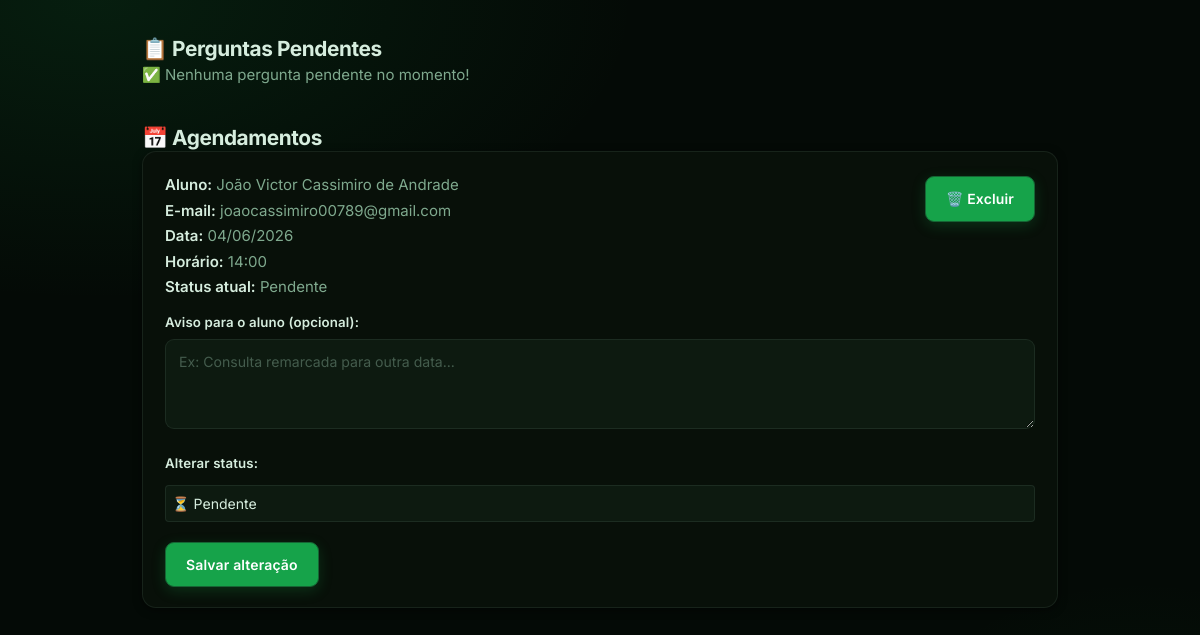
The page /painel-psicologa.php on the database its author committed.
### tables this page shows
CREATE TABLE `agendamentos` (
  `id` int(11) NOT NULL,
  `nome_aluno` varchar(100) NOT NULL,
  `email_aluno` varchar(100) NOT NULL,
  `data_agendada` date NOT NULL,
  `hora_agendada` time NOT NULL,
  `status` varchar(20) DEFAULT 'Pendente',
  `aviso` text DEFAULT NULL,
  `status_agendamento` enum('pendente','confirmado','cancelado') DEFAULT 'pendente'
);

### painel-psicologa.php (the view, shortened to what this page needs)
<?php
require_once 'conexao.php';
$stmt = $pdo->query("
    SELECT * FROM chamados_ajuda
    WHERE status = 'pendente'
    ORDER BY data_envio ASC
");
$perguntas = $stmt->fetchAll(PDO::FETCH_ASSOC);
$stmt_ag = $pdo->query("
    SELECT * FROM agendamentos
    ORDER BY data_agendada ASC, hora_agendada ASC
");
$agendamentos = $stmt_ag->fetchAll(PDO::FETCH_ASSOC);
?>
<!DOCTYPE html>
<html lang="pt-br">
<head>
    <link rel="stylesheet" href="style.css" />
</head>
<body>
<div class="container">
<h2>📋 Perguntas Pendentes</h2>
<?php if (count($perguntas) === 0): ?>
    <p>✅ Nenhuma pergunta pendente no momento!</p>
<?php endif; ?>
<div class="secao">
    <h2>📅 Agendamentos</h2>
    <?php if (count($agendamentos) === 0): ?>
        <p>Nenhum agendamento ainda.</p>
    <?php else: ?>
        <?php foreach ($agendamentos as $ag): ?>
            <div class="card">
                  <form method="POST" action="excluir-agendamento.php"
                    style="float:right;"
                    onsubmit="return confirm('Tem certeza que deseja excluir este agendamento? Esta ação não pode ser desfeita.')">
                    <button type="submit" class="btn-vermelho">🗑️ Excluir</button>
                </form>
                <p><strong>Aluno:</strong> <?= htmlspecialchars($ag['nome_aluno']) ?></p>
                <p><strong>E-mail:</strong> <?= htmlspecialchars($ag['email_aluno']) ?></p>
                <p><strong>Data:</strong> <?= date('d/m/Y', strtotime($ag['data_agendada'])) ?></p>
                <p><strong>Horário:</strong> <?= date('H:i', strtotime($ag['hora_agendada'])) ?></p>
                <p><strong>Status atual:</strong>
                   <span class="status-<?= $ag['status'] ?>"><?= ucfirst($ag['status']) ?></span>
                </p>
                <form method="POST" action="atualizar-agendamento.php" style="margin-top:12px;">
                    <label><strong>Aviso para o aluno (opcional):</strong></label>
                    <textarea name="aviso" rows="2"
                              placeholder="Ex: Consulta remarcada para outra data..."
                    ><?= htmlspecialchars($ag['aviso'] ?? '') ?></textarea>
                    <label><strong>Alterar status:</strong></label><br>
                    <select name="status" style="padding:6px; border-radius:4px; margin-top:5px;">
                        <option value="pendente"   <?= $ag['status']==='pendente'   ? 'selected':'' ?>>⏳ Pendente</option>
                    </select><br>
                    <button type="submit" class="btn-azul">Salvar alteração</button>
                </form>
            </div>
        <?php endforeach; ?>
    <?php endif; ?>
</div>
</body>
</html>

### style.css (style rules this page uses)
:root { --bg: #040a06; --surface: #081009; --surface-2: #0d1a10; --chrome: #060e08; --text: #d6edd e; --soft: #7fa98e; --xsoft: #445c4d; --green-300: #4ade80; --green-400: #22c55e; --green-500: #16a34a; --green-600: #15803d; --green-700: #166534; --blue-500: #3b82f6; --blue-600: #2563eb; --red-400: #f87171; --red-500: #ef4444; --red-600: #dc2626; --amber-400: #fbbf24; --amber-bg: rgba(251,191,36,.08); --amber-bdr: rgba(251,191,36,.22); --border: rgba(180,220,195,.09); --bdr-hover: rgba(180,220,195,.18); --sh-sm: 0 2px 8px rgba(0,0,0,.50); --sh-md: 0 6px 20px rgba(0,0,0,.60); --r: 14px; --r-sm: 9px; --max: 960px; --focus: 0 0 0 3px rgba(22,163,74,.32); }
*, *::before, *::after { box-sizing: border-box; margin: 0; padding: 0; }
html { scroll-behavior: smooth; }
body { font-family: 'Inter', system-ui, -apple-system, Segoe UI, sans-serif; font-size: 15px; line-height: 1.65; color: #d6edde; background: var(--bg); background-image: radial-gradient(ellipse 900px 500px at 8% 0%, rgba(22,163,74,.13), transparent 60%), radial-gradient(ellipse 500px 400px at 95% 100%, rgba(22,163,74,.07), transparent 55%); background-attachment: fixed; -webkit-font-smoothing: antialiased; }
h1,h2,h3,h4 { font-weight: 700; line-height: 1.25; color: #d6edde; letter-spacing: -.02em; }
h2 { font-size: 1.3rem; }
p { color: var(--soft); line-height: 1.7; }
strong { color: #d6edde; font-weight: 600; }
.container, main.container { max-width: var(--max); margin: 0 auto; padding: 36px 22px 70px; }
.card { background: var(--surface); border: 1px solid var(--border); border-radius: var(--r); padding: 20px 22px; box-shadow: var(--sh-sm); transition: border-color .2s, box-shadow .2s; margin-bottom: 14px; }
.card p, .card small, .card label { color: var(--soft); }
.card strong { color: #d6edde; }
label { display: block; font-size: .83rem; font-weight: 600; color: var(--soft); margin-bottom: 5px; letter-spacing: .01em; }
input[type="text"], input[type="email"], input[type="password"], input[type="date"], select, textarea { width: 100%; padding: 10px 13px; border-radius: var(--r-sm); border: 1px solid var(--border); background: var(--surface-2); color: #d6edde; font: inherit; font-size: .88rem; outline: none; transition: border-color .18s, box-shadow .18s; -webkit-appearance: none; appearance: none; margin-bottom: 16px; }
input::placeholder, textarea::placeholder { color: var(--xsoft); }
select { cursor: pointer; }
textarea { resize: vertical; min-height: 90px; margin-bottom: 16px; }
button, .btn { font: inherit; font-size: .875rem; font-weight: 600; border: 1px solid transparent; border-radius: var(--r-sm); cursor: pointer; padding: 10px 20px; transition: background .15s, box-shadow .15s, transform .08s; display: inline-flex; align-items: center; gap: 6px; letter-spacing: .01em; }
button[type="submit"] { background: var(--green-500); color: #fff; border-color: var(--green-700); box-shadow: 0 4px 14px rgba(22,163,74,.22); margin-top: 4px; }
.btn-azul { background: var(--blue-500); color: #fff; border-color: var(--blue-600); box-shadow: 0 4px 14px rgba(59,130,246,.20); }
.btn-vermelho { background: var(--red-500); color: #fff; border-color: var(--red-600); box-shadow: 0 4px 14px rgba(239,68,68,.18); }
.secao { margin-top: 38px; }

### rows shown on the page
agendamentos: nome_aluno "João Victor Cassimiro de Andrade", email_aluno "joaocassimiro00789@gmail.com", data_agendada "04/06/2026", hora_agendada "14:00", status "Pendente"
